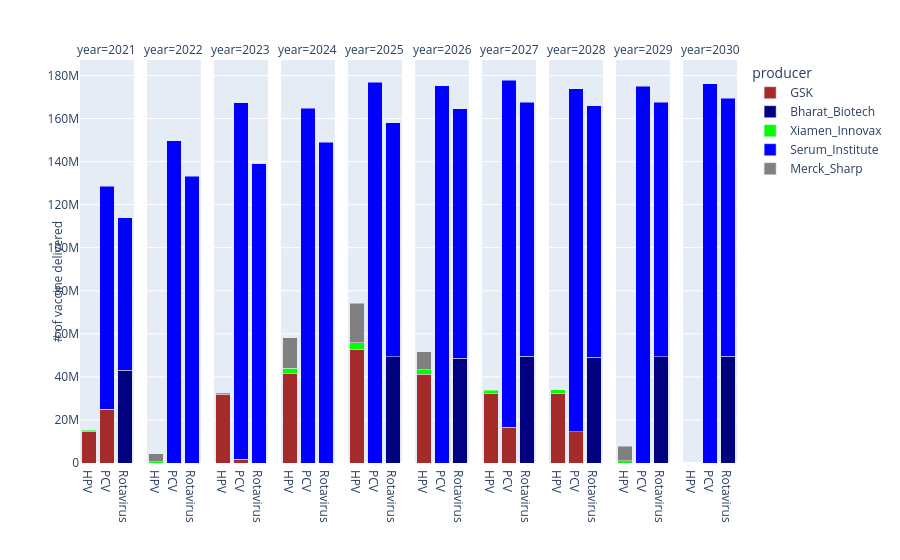

Source (notebook cell):
### Code cell
import plotly.express as px
import pandas as pd
import plotly.graph_objects as go

with open('C:/Users/fthcn/Desktop/Vaccine_Tender_Scheduling_Problem/Julia_Files/Github/Results/X_results_'+demand_status+'_'+supply_status+'_'+price_status+'.json') as json_file:
    X_results = json.load(json_file)

print(X_results)

group = ["HPV", "Rotavirus", "PCV"]

output = pd.DataFrame()
for v in group:
    if v in X_results:
        #print(v)
        for p in P_v[v]:
            #print(p)
            for t in T:
                if str(t) in X_results[v][p]:
                    if X_results[v][p][str(t)] >= 1:
                        X_results[v][p][str(t)] = round(X_results[v][p][str(t)])
                        df_dictionary = pd.DataFrame([dict(year=str(2020+t), var=X_results[v][p][str(t)], vaccine=v, producer=p)])
                        output = pd.concat([output, df_dictionary], ignore_index=True)
output.sort_values(['year'],ascending=[True],inplace=True)
fig = px.bar(output, x="vaccine", y="var", facet_col="year", color="producer",
             color_discrete_map=producer_color_map)

fig.for_each_xaxis(lambda x: x.update(title = ''))
fig.for_each_yaxis(lambda y: y.update(title = ''))
# and:
fig.add_annotation(x=-0.05,y=0.45, showarrow=False,
                   text="# of vaccine delivered", textangle=-90,
                    xref="paper", yref="paper")
fig.add_annotation(x=0.5,y=-0.30, showarrow=False,
                   text="Vaccines", textangle=0,
                    xref="paper", yref="paper")
fig.update_layout(barmode='stack', xaxis={'categoryorder':'category ascending'})
fig.show()

### Figure 1 — Plotly figure (JSON) as saved in the notebook; plotly's stock layout.template omitted (floating-point values rounded to 4 significant figures)
{"data": [{"alignmentgroup": "True", "hovertemplate": "producer=GSK<br>year=2021<br>vaccine=%{x}<br>var=%{y}<extra></extra>", "legendgroup": "GSK", "marker": {"color": "brown", "pattern": {"shape": ""}}, "name": "GSK", "offsetgroup": "GSK", "orientation": "v", "showlegend": true, "textposition": "auto", "type": "bar", "x": ["HPV", "PCV"], "xaxis": "x", "y": [14600000, 25058044], "yaxis": "y"}, {"alignmentgroup": "True", "hovertemplate": "producer=GSK<br>year=2023<br>vaccine=%{x}<br>var=%{y}<extra></extra>", "legendgroup": "GSK", "marker": {"color": "brown", "pattern": {"shape": ""}}, "name": "GSK", "offsetgroup": "GSK", "orientation": "v", "showlegend": false, "textposition": "auto", "type": "bar", "x": ["PCV", "HPV"], "xaxis": "x3", "y": [1693426, 31880000], "yaxis": "y3"}, {"alignmentgroup": "True", "hovertemplate": "producer=GSK<br>year=2024<br>vaccine=%{x}<br>var=%{y}<extra></extra>", "legendgroup": "GSK", "marker": {"color": "brown", "pattern": {"shape": ""}}, "name": "GSK", "offsetgroup": "GSK", "orientation": "v", "showlegend": false, "textposition": "auto", "type": "bar", "x": ["HPV"], "xaxis": "x4", "y": [41560000], "yaxis": "y4"}, {"alignmentgroup": "True", "hovertemplate": "producer=GSK<br>year=2025<br>vaccine=%{x}<br>var=%{y}<extra></extra>", "legendgroup": "GSK", "marker": {"color": "brown", "pattern": {"shape": ""}}, "name": "GSK", "offsetgroup": "GSK", "orientation": "v", "showlegend": false, "textposition": "auto", "type": "bar", "x": ["HPV"], "xaxis": "x5", "y": [52920000], "yaxis": "y5"}, {"alignmentgroup": "True", "hovertemplate": "producer=GSK<br>year=2026<br>vaccine=%{x}<br>var=%{y}<extra></extra>", "legendgroup": "GSK", "marker": {"color": "brown", "pattern": {"shape": ""}}, "name": "GSK", "offsetgroup": "GSK", "orientation": "v", "showlegend": false, "textposition": "auto", "type": "bar", "x": ["HPV"], "xaxis": "x6", "y": [41262342], "yaxis": "y6"}, {"alignmentgroup": "True", "hovertemplate": "producer=GSK<br>year=2027<br>vaccine=%{x}<br>var=%{y}<extra></extra>", "legendgroup": "GSK", "marker": {"color": "brown", "pattern": {"shape": ""}}, "name": "GSK", "offsetgroup": "GSK", "orientation": "v", "showlegend": false, "textposition": "auto", "type": "bar", "x": ["PCV", "HPV"], "xaxis": "x7", "y": [16663992, 32320000], "yaxis": "y7"}, {"alignmentgroup": "True", "hovertemplate": "producer=GSK<br>year=2028<br>vaccine=%{x}<br>var=%{y}<extra></extra>", "legendgroup": "GSK", "marker": {"color": "brown", "pattern": {"shape": ""}}, "name": "GSK", "offsetgroup": "GSK", "orientation": "v", "showlegend": false, "textposition": "auto", "type": "bar", "x": ["HPV", "PCV"], "xaxis": "x8", "y": [32480000, 14567824], "yaxis": "y8"}, {"alignmentgroup": "True", "hovertemplate": "producer=Bharat_Biotech<br>year=2021<br>vaccine=%{x}<br>var=%{y}<extra></extra>", "legendgroup": "Bharat_Biotech", "marker": {"color": "navy", "pattern": {"shape": ""}}, "name": "Bharat_Biotech", "offsetgroup": "Bharat_Biotech", "orientation": "v", "showlegend": true, "textposition": "auto", "type": "bar", "x": ["Rotavirus"], "xaxis": "x", "y": [43200000], "yaxis": "y"}, {"alignmentgroup": "True", "hovertemplate": "producer=Bharat_Biotech<br>year=2025<br>vaccine=%{x}<br>var=%{y}<extra></extra>", "legendgroup": "Bharat_Biotech", "marker": {"color": "navy", "pattern": {"shape": ""}}, "name": "Bharat_Biotech", "offsetgroup": "Bharat_Biotech", "orientation": "v", "showlegend": false, "textposition": "auto", "type": "bar", "x": ["Rotavirus"], "xaxis": "x5", "y": [49320000], "yaxis": "y5"}, {"alignmentgroup": "True", "hovertemplate": "producer=Bharat_Biotech<br>year=2026<br>vaccine=%{x}<br>var=%{y}<extra></extra>", "legendgroup": "Bharat_Biotech", "marker": {"color": "navy", "pattern": {"shape": ""}}, "name": "Bharat_Biotech", "offsetgroup": "Bharat_Biotech", "orientation": "v", "showlegend": false, "textposition": "auto", "type": "bar", "x": ["Rotavirus"], "xaxis": "x6", "y": [48600000], "yaxis": "y6"}, {"alignmentgroup": "True", "hovertemplate": "producer=Bharat_Biotech<br>year=2027<br>vaccine=%{x}<br>var=%{y}<extra></extra>", "legendgroup": "Bharat_Biotech", "marker": {"color": "navy", "pattern": {"shape": ""}}, "name": "Bharat_Biotech", "offsetgroup": "Bharat_Biotech", "orientation": "v", "showlegend": false, "textposition": "auto", "type": "bar", "x": ["Rotavirus"], "xaxis": "x7", "y": [49560000], "yaxis": "y7"}, {"alignmentgroup": "True", "hovertemplate": "producer=Bharat_Biotech<br>year=2028<br>vaccine=%{x}<br>var=%{y}<extra></extra>", "legendgroup": "Bharat_Biotech", "marker": {"color": "navy", "pattern": {"shape": ""}}, "name": "Bharat_Biotech", "offsetgroup": "Bharat_Biotech", "orientation": "v", "showlegend": false, "textposition": "auto", "type": "bar", "x": ["Rotavirus"], "xaxis": "x8", "y": [49080000], "yaxis": "y8"}, {"alignmentgroup": "True", "hovertemplate": "producer=Bharat_Biotech<br>year=2029<br>vaccine=%{x}<br>var=%{y}<extra></extra>", "legendgroup": "Bharat_Biotech", "marker": {"color": "navy", "pattern": {"shape": ""}}, "name": "Bharat_Biotech", "offsetgroup": "Bharat_Biotech", "orientation": "v", "showlegend": false, "textposition": "auto", "type": "bar", "x": ["Rotavirus"], "xaxis": "x9", "y": [49440000], "yaxis": "y9"}, {"alignmentgroup": "True", "hovertemplate": "producer=Bharat_Biotech<br>year=2030<br>vaccine=%{x}<br>var=%{y}<extra></extra>", "legendgroup": "Bharat_Biotech", "marker": {"color": "navy", "pattern": {"shape": ""}}, "name": "Bharat_Biotech", "offsetgroup": "Bharat_Biotech", "orientation": "v", "showlegend": false, "textposition": "auto", "type": "bar", "x": ["Rotavirus"], "xaxis": "x10", "y": [49560000], "yaxis": "y10"}, {"alignmentgroup": "True", "hovertemplate": "producer=Xiamen_Innovax<br>year=2021<br>vaccine=%{x}<br>var=%{y}<extra></extra>", "legendgroup": "Xiamen_Innovax", "marker": {"color": "lime", "pattern": {"shape": ""}}, "name": "Xiamen_Innovax", "offsetgroup": "Xiamen_Innovax", "orientation": "v", "showlegend": true, "textposition": "auto", "type": "bar", "x": ["HPV"], "xaxis": "x", "y": [600000], "yaxis": "y"}, {"alignmentgroup": "True", "hovertemplate": "producer=Xiamen_Innovax<br>year=2022<br>vaccine=%{x}<br>var=%{y}<extra></extra>", "legendgroup": "Xiamen_Innovax", "marker": {"color": "lime", "pattern": {"shape": ""}}, "name": "Xiamen_Innovax", "offsetgroup": "Xiamen_Innovax", "orientation": "v", "showlegend": false, "textposition": "auto", "type": "bar", "x": ["HPV"], "xaxis": "x2", "y": [600000], "yaxis": "y2"}, {"alignmentgroup": "True", "hovertemplate": "producer=Xiamen_Innovax<br>year=2023<br>vaccine=%{x}<br>var=%{y}<extra></extra>", "legendgroup": "Xiamen_Innovax", "marker": {"color": "lime", "pattern": {"shape": ""}}, "name": "Xiamen_Innovax", "offsetgroup": "Xiamen_Innovax", "orientation": "v", "showlegend": false, "textposition": "auto", "type": "bar", "x": ["HPV"], "xaxis": "x3", "y": [840000], "yaxis": "y3"}, {"alignmentgroup": "True", "hovertemplate": "producer=Xiamen_Innovax<br>year=2024<br>vaccine=%{x}<br>var=%{y}<extra></extra>", "legendgroup": "Xiamen_Innovax", "marker": {"color": "lime", "pattern": {"shape": ""}}, "name": "Xiamen_Innovax", "offsetgroup": "Xiamen_Innovax", "orientation": "v", "showlegend": false, "textposition": "auto", "type": "bar", "x": ["HPV"], "xaxis": "x4", "y": [2400000], "yaxis": "y4"}, {"alignmentgroup": "True", "hovertemplate": "producer=Xiamen_Innovax<br>year=2025<br>vaccine=%{x}<br>var=%{y}<extra></extra>", "legendgroup": "Xiamen_Innovax", "marker": {"color": "lime", "pattern": {"shape": ""}}, "name": "Xiamen_Innovax", "offsetgroup": "Xiamen_Innovax", "orientation": "v", "showlegend": false, "textposition": "auto", "type": "bar", "x": ["HPV"], "xaxis": "x5", "y": [3000000], "yaxis": "y5"}, {"alignmentgroup": "True", "hovertemplate": "producer=Xiamen_Innovax<br>year=2026<br>vaccine=%{x}<br>var=%{y}<extra></extra>", "legendgroup": "Xiamen_Innovax", "marker": {"color": "lime", "pattern": {"shape": ""}}, "name": "Xiamen_Innovax", "offsetgroup": "Xiamen_Innovax", "orientation": "v", "showlegend": false, "textposition": "auto", "type": "bar", "x": ["HPV"], "xaxis": "x6", "y": [2160000], "yaxis": "y6"}, {"alignmentgroup": "True", "hovertemplate": "producer=Xiamen_Innovax<br>year=2027<br>vaccine=%{x}<br>var=%{y}<extra></extra>", "legendgroup": "Xiamen_Innovax", "marker": {"color": "lime", "pattern": {"shape": ""}}, "name": "Xiamen_Innovax", "offsetgroup": "Xiamen_Innovax", "orientation": "v", "showlegend": false, "textposition": "auto", "type": "bar", "x": ["HPV"], "xaxis": "x7", "y": [1440000], "yaxis": "y7"}, {"alignmentgroup": "True", "hovertemplate": "producer=Xiamen_Innovax<br>year=2028<br>vaccine=%{x}<br>var=%{y}<extra></extra>", "legendgroup": "Xiamen_Innovax", "marker": {"color": "lime", "pattern": {"shape": ""}}, "name": "Xiamen_Innovax", "offsetgroup": "Xiamen_Innovax", "orientation": "v", "showlegend": false, "textposition": "auto", "type": "bar", "x": ["HPV"], "xaxis": "x8", "y": [1440000], "yaxis": "y8"}, {"alignmentgroup": "True", "hovertemplate": "producer=Xiamen_Innovax<br>year=2029<br>vaccine=%{x}<br>var=%{y}<extra></extra>", "legendgroup": "Xiamen_Innovax", "marker": {"color": "lime", "pattern": {"shape": ""}}, "name": "Xiamen_Innovax", "offsetgroup": "Xiamen_Innovax", "orientation": "v", "showlegend": false, "textposition": "auto", "type": "bar", "x": ["HPV"], "xaxis": "x9", "y": [1080000], "yaxis": "y9"}, {"alignmentgroup": "True", "hovertemplate": "producer=Serum_Institute<br>year=2021<br>vaccine=%{x}<br>var=%{y}<extra></extra>", "legendgroup": "Serum_Institute", "marker": {"color": "blue", "pattern": {"shape": ""}}, "name": "Serum_Institute", "offsetgroup": "Serum_Institute", "orientation": "v", "showlegend": true, "textposition": "auto", "type": "bar", "x": ["PCV", "Rotavirus"], "xaxis": "x", "y": [103581956, 70800000], "yaxis": "y"}, {"alignmentgroup": "True", "hovertemplate": "producer=Serum_Institute<br>year=2022<br>vaccine=%{x}<br>var=%{y}<extra></extra>", "legendgroup": "Serum_Institute", "marker": {"color": "blue", "pattern": {"shape": ""}}, "name": "Serum_Institute", "offsetgroup": "Serum_Institute", "orientation": "v", "showlegend": false, "textposition": "auto", "type": "bar", "x": ["Rotavirus", "PCV"], "xaxis": "x2", "y": [133120000, 149600000], "yaxis": "y2"}, {"alignmentgroup": "True", "hovertemplate": "producer=Serum_Institute<br>year=2023<br>vaccine=%{x}<br>var=%{y}<extra></extra>", "legendgroup": "Serum_Institute", "marker": {"color": "blue", "pattern": {"shape": ""}}, "name": "Serum_Institute", "offsetgroup": "Serum_Institute", "orientation": "v", "showlegend": false, "textposition": "auto", "type": "bar", "x": ["PCV", "Rotavirus"], "xaxis": "x3", "y": [165666574, 139040000], "yaxis": "y3"}, {"alignmentgroup": "True", "hovertemplate": "producer=Serum_Institute<br>year=2024<br>vaccine=%{x}<br>var=%{y}<extra></extra>", "legendgroup": "Serum_Institute", "marker": {"color": "blue", "pattern": {"shape": ""}}, "name": "Serum_Institute", "offsetgroup": "Serum_Institute", "orientation": "v", "showlegend": false, "textposition": "auto", "type": "bar", "x": ["PCV", "Rotavirus"], "xaxis": "x4", "y": [164720000, 149040000], "yaxis": "y4"}, {"alignmentgroup": "True", "hovertemplate": "producer=Serum_Institute<br>year=2025<br>vaccine=%{x}<br>var=%{y}<extra></extra>", "legendgroup": "Serum_Institute", "marker": {"color": "blue", "pattern": {"shape": ""}}, "name": "Serum_Institute", "offsetgroup": "Serum_Institute", "orientation": "v", "showlegend": false, "textposition": "auto", "type": "bar", "x": ["PCV", "Rotavirus"], "xaxis": "x5", "y": [176800000, 108840000], "yaxis": "y5"}, {"alignmentgroup": "True", "hovertemplate": "producer=Serum_Institute<br>year=2026<br>vaccine=%{x}<br>var=%{y}<extra></extra>", "legendgroup": "Serum_Institute", "marker": {"color": "blue", "pattern": {"shape": ""}}, "name": "Serum_Institute", "offsetgroup": "Serum_Institute", "orientation": "v", "showlegend": false, "textposition": "auto", "type": "bar", "x": ["PCV", "Rotavirus"], "xaxis": "x6", "y": [175280000, 115960000], "yaxis": "y6"}, {"alignmentgroup": "True", "hovertemplate": "producer=Serum_Institute<br>year=2027<br>vaccine=%{x}<br>var=%{y}<extra></extra>", "legendgroup": "Serum_Institute", "marker": {"color": "blue", "pattern": {"shape": ""}}, "name": "Serum_Institute", "offsetgroup": "Serum_Institute", "orientation": "v", "showlegend": false, "textposition": "auto", "type": "bar", "x": ["Rotavirus", "PCV"], "xaxis": "x7", "y": [118120000, 161176008], "yaxis": "y7"}, {"alignmentgroup": "True", "hovertemplate": "producer=Serum_Institute<br>year=2028<br>vaccine=%{x}<br>var=%{y}<extra></extra>", "legendgroup": "Serum_Institute", "marker": {"color": "blue", "pattern": {"shape": ""}}, "name": "Serum_Institute", "offsetgroup": "Serum_Institute", "orientation": "v", "showlegend": false, "textposition": "auto", "type": "bar", "x": ["PCV", "Rotavirus"], "xaxis": "x8", "y": [159272176, 116840000], "yaxis": "y8"}, {"alignmentgroup": "True", "hovertemplate": "producer=Serum_Institute<br>year=2029<br>vaccine=%{x}<br>var=%{y}<extra></extra>", "legendgroup": "Serum_Institute", "marker": {"color": "blue", "pattern": {"shape": ""}}, "name": "Serum_Institute", "offsetgroup": "Serum_Institute", "orientation": "v", "showlegend": false, "textposition": "auto", "type": "bar", "x": ["PCV", "Rotavirus"], "xaxis": "x9", "y": [175040000, 118240000], "yaxis": "y9"}, {"alignmentgroup": "True", "hovertemplate": "producer=Serum_Institute<br>year=2030<br>vaccine=%{x}<br>var=%{y}<extra></extra>", "legendgroup": "Serum_Institute", "marker": {"color": "blue", "pattern": {"shape": ""}}, "name": "Serum_Institute", "offsetgroup": "Serum_Institute", "orientation": "v", "showlegend": false, "textposition": "auto", "type": "bar", "x": ["Rotavirus", "PCV"], "xaxis": "x10", "y": [119880000, 176160000], "yaxis": "y10"}, {"alignmentgroup": "True", "hovertemplate": "producer=Merck_Sharp<br>year=2022<br>vaccine=%{x}<br>var=%{y}<extra></extra>", "legendgroup": "Merck_Sharp", "marker": {"color": "gray", "pattern": {"shape": ""}}, "name": "Merck_Sharp", "offsetgroup": "Merck_Sharp", "orientation": "v", "showlegend": true, "textposition": "auto", "type": "bar", "x": ["HPV"], "xaxis": "x2", "y": [3720000], "yaxis": "y2"}, {"alignmentgroup": "True", "hovertemplate": "producer=Merck_Sharp<br>year=2024<br>vaccine=%{x}<br>var=%{y}<extra></extra>", "legendgroup": "Merck_Sharp", "marker": {"color": "gray", "pattern": {"shape": ""}}, "name": "Merck_Sharp", "offsetgroup": "Merck_Sharp", "orientation": "v", "showlegend": false, "textposition": "auto", "type": "bar", "x": ["HPV"], "xaxis": "x4", "y": [14280000], "yaxis": "y4"}, {"alignmentgroup": "True", "hovertemplate": "producer=Merck_Sharp<br>year=2025<br>vaccine=%{x}<br>var=%{y}<extra></extra>", "legendgroup": "Merck_Sharp", "marker": {"color": "gray", "pattern": {"shape": ""}}, "name": "Merck_Sharp", "offsetgroup": "Merck_Sharp", "orientation": "v", "showlegend": false, "textposition": "auto", "type": "bar", "x": ["HPV"], "xaxis": "x5", "y": [18240000], "yaxis": "y5"}, {"alignmentgroup": "True", "hovertemplate": "producer=Merck_Sharp<br>year=2026<br>vaccine=%{x}<br>var=%{y}<extra></extra>", "legendgroup": "Merck_Sharp", "marker": {"color": "gray", "pattern": {"shape": ""}}, "name": "Merck_Sharp", "offsetgroup": "Merck_Sharp", "orientation": "v", "showlegend": false, "textposition": "auto", "type": "bar", "x": ["HPV"], "xaxis": "x6", "y": [8337658], "yaxis": "y6"}, {"alignmentgroup": "True", "hovertemplate": "producer=Merck_Sharp<br>year=2029<br>vaccine=%{x}<br>var=%{y}<extra></extra>", "legendgroup": "Merck_Sharp", "marker": {"color": "gray", "pattern": {"shape": ""}}, "name": "Merck_Sharp", "offsetgroup": "Merck_Sharp", "orientation": "v", "showlegend": false, "textposition": "auto", "type": "bar", "x": ["HPV"], "xaxis": "x9", "y": [6600000], "yaxis": "y9"}], "layout": {"annotations": [{"showarrow": false, "text": "year=2021", "x": 0.041, "xanchor": "center", "xref": "paper", "y": 1, "yanchor": "bottom", "yref": "paper"}, {"showarrow": false, "text": "year=2022", "x": 0.143, "xanchor": "center", "xref": "paper", "y": 1, "yanchor": "bottom", "yref": "paper"}, {"showarrow": false, "text": "year=2023", "x": 0.245, "xanchor": "center", "xref": "paper", "y": 1, "yanchor": "bottom", "yref": "paper"}, {"showarrow": false, "text": "year=2024", "x": 0.347, "xanchor": "center", "xref": "paper", "y": 1, "yanchor": "bottom", "yref": "paper"}, {"showarrow": false, "text": "year=2025", "x": 0.449, "xanchor": "center", "xref": "paper", "y": 1, "yanchor": "bottom", "yref": "paper"}, {"showarrow": false, "text": "year=2026", "x": 0.551, "xanchor": "center", "xref": "paper", "y": 1, "yanchor": "bottom", "yref": "paper"}, {"showarrow": false, "text": "year=2027", "x": 0.653, "xanchor": "center", "xref": "paper", "y": 1, "yanchor": "bottom", "yref": "paper"}, {"showarrow": false, "text": "year=2028", "x": 0.755, "xanchor": "center", "xref": "paper", "y": 1, "yanchor": "bottom", "yref": "paper"}, {"showarrow": false, "text": "year=2029", "x": 0.857, "xanchor": "center", "xref": "paper", "y": 1, "yanchor": "bottom", "yref": "paper"}, {"showarrow": false, "text": "year=2030", "x": 0.959, "xanchor": "center", "xref": "paper", "y": 1, "yanchor": "bottom", "yref": "paper"}, {"showarrow": false, "text": "# of vaccine delivered", "textangle": -90, "x": -0.05, "xref": "paper", "y": 0.45, "yref": "paper"}, {"showarrow": false, "text": "Vaccines", "textangle": 0, "x": 0.5, "xref": "paper", "y": -0.3, "yref": "paper"}], "autosize": true, "barmode": "stack", "legend": {"title": {"text": "producer"}, "tracegroupgap": 0}, "margin": {"t": 60}, "xaxis": {"anchor": "y", "autorange": true, "categoryorder": "category ascending", "domain": [0, 0.082], "range": [-0.5, 2.5], "title": {"text": ""}, "type": "category"}, "xaxis10": {"anchor": "y10", "autorange": true, "domain": [0.918, 1], "matches": "x", "range": [-0.5, 2.5], "title": {"text": ""}, "type": "category"}, "xaxis2": {"anchor": "y2", "autorange": true, "domain": [0.102, 0.184], "matches": "x", "range": [-0.5, 2.5], "title": {"text": ""}, "type": "category"}, "xaxis3": {"anchor": "y3", "autorange": true, "domain": [0.204, 0.286], "matches": "x", "range": [-0.5, 2.5], "title": {"text": ""}, "type": "category"}, "xaxis4": {"anchor": "y4", "autorange": true, "domain": [0.306, 0.388], "matches": "x", "range": [-0.5, 2.5], "title": {"text": ""}, "type": "category"}, "xaxis5": {"anchor": "y5", "autorange": true, "domain": [0.408, 0.49], "matches": "x", "range": [-0.5, 2.5], "title": {"text": ""}, "type": "category"}, "xaxis6": {"anchor": "y6", "autorange": true, "domain": [0.51, 0.592], "matches": "x", "range": [-0.5, 2.5], "title": {"text": ""}, "type": "category"}, "xaxis7": {"anchor": "y7", "autorange": true, "domain": [0.612, 0.694], "matches": "x", "range": [-0.5, 2.5], "title": {"text": ""}, "type": "category"}, "xaxis8": {"anchor": "y8", "autorange": true, "domain": [0.714, 0.796], "matches": "x", "range": [-0.5, 2.5], "title": {"text": ""}, "type": "category"}, "xaxis9": {"anchor": "y9", "autorange": true, "domain": [0.816, 0.898], "matches": "x", "range": [-0.5, 2.5], "title": {"text": ""}, "type": "category"}, "yaxis": {"anchor": "x", "autorange": true, "domain": [0, 1], "range": [0, 187200000], "title": {"text": ""}, "type": "linear"}, "yaxis10": {"anchor": "x10", "autorange": true, "domain": [0, 1], "matches": "y", "range": [0, 187200000], "showticklabels": false, "title": {"text": ""}, "type": "linear"}, "yaxis2": {"anchor": "x2", "autorange": true, "domain": [0, 1], "matches": "y", "range": [0, 187200000], "showticklabels": false, "title": {"text": ""}, "type": "linear"}, "yaxis3": {"anchor": "x3", "autorange": true, "domain": [0, 1], "matches": "y", "range": [0, 187200000], "showticklabels": false, "title": {"text": ""}, "type": "linear"}, "yaxis4": {"anchor": "x4", "autorange": true, "domain": [0, 1], "matches": "y", "range": [0, 187200000], "showticklabels": false, "title": {"text": ""}, "type": "linear"}, "yaxis5": {"anchor": "x5", "autorange": true, "domain": [0, 1], "matches": "y", "range": [0, 187200000], "showticklabels": false, "title": {"text": ""}, "type": "linear"}, "yaxis6": {"anchor": "x6", "autorange": true, "domain": [0, 1], "matches": "y", "range": [0, 187200000], "showticklabels": false, "title": {"text": ""}, "type": "linear"}, "yaxis7": {"anchor": "x7", "autorange": true, "domain": [0, 1], "matches": "y", "range": [0, 187200000], "showticklabels": false, "title": {"text": ""}, "type": "linear"}, "yaxis8": {"anchor": "x8", "autorange": true, "domain": [0, 1], "matches": "y", "range": [0, 187200000], "showticklabels": false, "title": {"text": ""}, "type": "linear"}, "yaxis9": {"anchor": "x9", "autorange": true, "domain": [0, 1], "matches": "y", "range": [0, 187200000], "showticklabels": false, "title": {"text": ""}, "type": "linear"}}}
